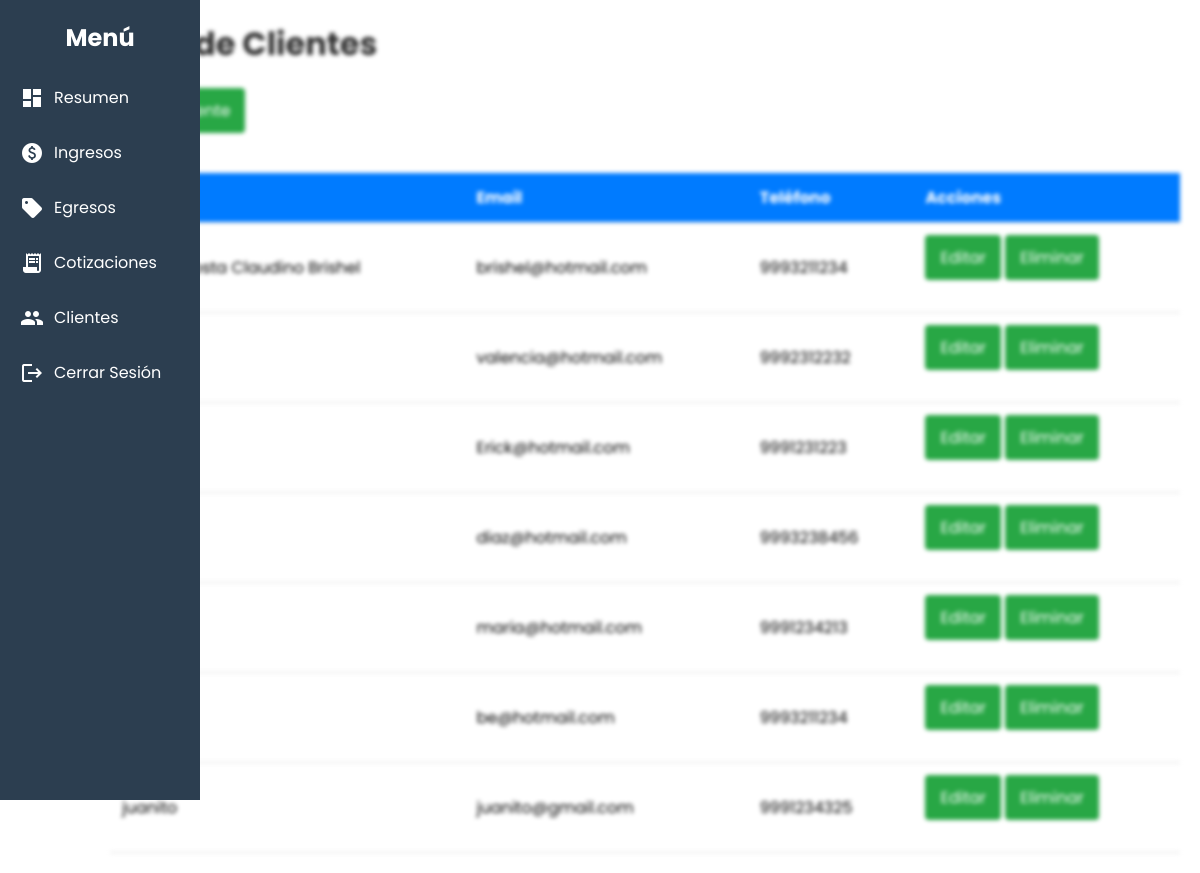
Page /cotizaciones/clientes/ (signed in) on the committed database.
### cotizaciones/models.py (models this page shows, shortened)
class Cliente(models.Model):
    usuario = models.ForeignKey(User, on_delete=models.CASCADE, null=True, blank=True)
    nombre = models.CharField(max_length=255)
    direccion = models.TextField(blank=True, null=True)  # Nueva dirección del cliente
    telefono = models.CharField(max_length=15, blank=True, null=True)
    email = models.EmailField(unique=True)

### cotizaciones/views.py (the view)
# urls.py: path('clientes/', lista_clientes, name='lista_clientes'),
@login_required
def lista_clientes(request):
    clientes = Cliente.objects.all()
    return render(request, 'cotizaciones/lista_clientes.html', {'clientes': clientes})

### cotizaciones/templates/cotizaciones/lista_clientes.html (shortened to what this page needs)
{% extends 'finanzas/menu.html' %}
{% block content %}
    <h1>Lista de Clientes</h1>
    <a href="{% url 'crear_cliente' %}" class="btn">Crear Cliente</a>
    <table>
        <tr>
            <th>Cliente</th>
            <th>Email</th>
            <th>Teléfono</th>
            <th>Acciones</th>
        </tr>
        {% for cliente in clientes %}
        <tr>
            <td>{{ cliente.nombre }}</td>
            <td> {{ cliente.email }}</td>
            <td> {{ cliente.telefono }}</td>
            <td>
                <a href="{% url 'editar_cliente' cliente.id %}" class="btn">Editar</a>
                <a href="{% url 'eliminar_cliente' cliente.id %}" class="btn btn-danger">Eliminar</a>
            </td>
        </tr>
        {% endfor %}
    </table>
{% endblock %}

### usuarios/static/css/menu.css (style rules this page uses)
* { margin: 0px; padding: 0px; box-sizing: border-box; }
:root { --border_btns: 8px; }
body { font-family: "Poppins", sans-serif; margin: 0; padding: 0; display: flex; }
table { width: 100%; border-collapse: collapse; margin-top: 20px; }
th, td { padding: 12px; text-align: left; border-bottom: 1px solid #ddd; }
th { background-color: #007bff; color: #fff; }
a.btn { display: inline-block; padding: 10px 15px; background-color: #28a745; color: #fff; text-decoration: none; border-radius: 4px; margin-bottom: 20px; }

### usuarios/static/css/resumen.css (style rules this page uses)
* { margin: 0px; padding: 0px; box-sizing: border-box; }
:root { --border_btns: 8px; --color_btns: rgb(70, 117, 222); --color_btns_hover: rgb(43, 91, 195); --color_menu: rgb(20, 20, 30); --color_tablero_top: rgb(255, 255, 255); --color_tablero_main: rgb(249, 249, 249); --color_cards: rgb(255, 255, 255); }
body { font-family: "Poppins", sans-serif; margin: 0; padding: 0; }
h1 { color: #333; margin-bottom: 20px; }

### rows in the picture
Cliente: nombre "López Acosta Claudino Brishel", email "brishel@hotmail.com", telefono "9993211234"
Cliente: email "valencia@hotmail.com", telefono "9992312232"
Cliente: email "Erick@hotmail.com", telefono "9991231223"
Cliente: email "diaz@hotmail.com", telefono "9993238456"
Cliente: email "maria@hotmail.com", telefono "9991234213"
Cliente: email "be@hotmail.com", telefono "9993211234"
Cliente: nombre "juanito", email "juanito@gmail.com", telefono "9991234325"
